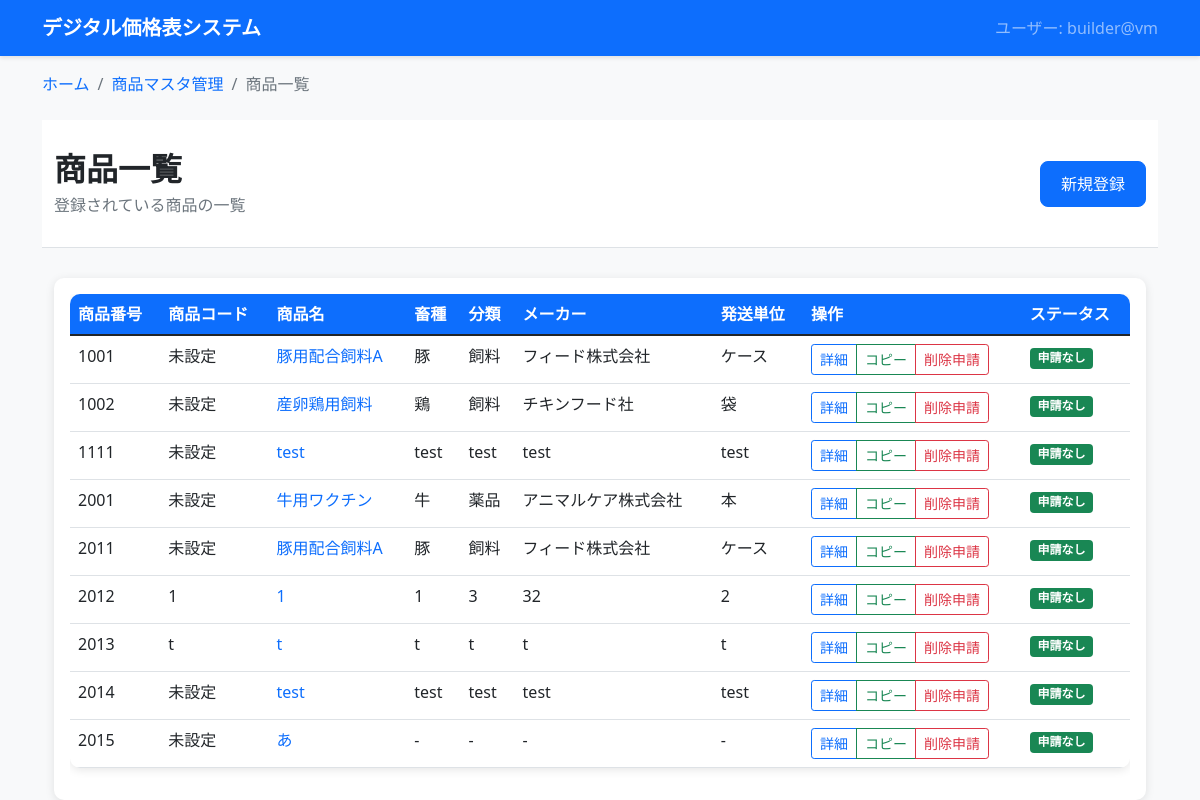
The app's page /products/products/, older data.
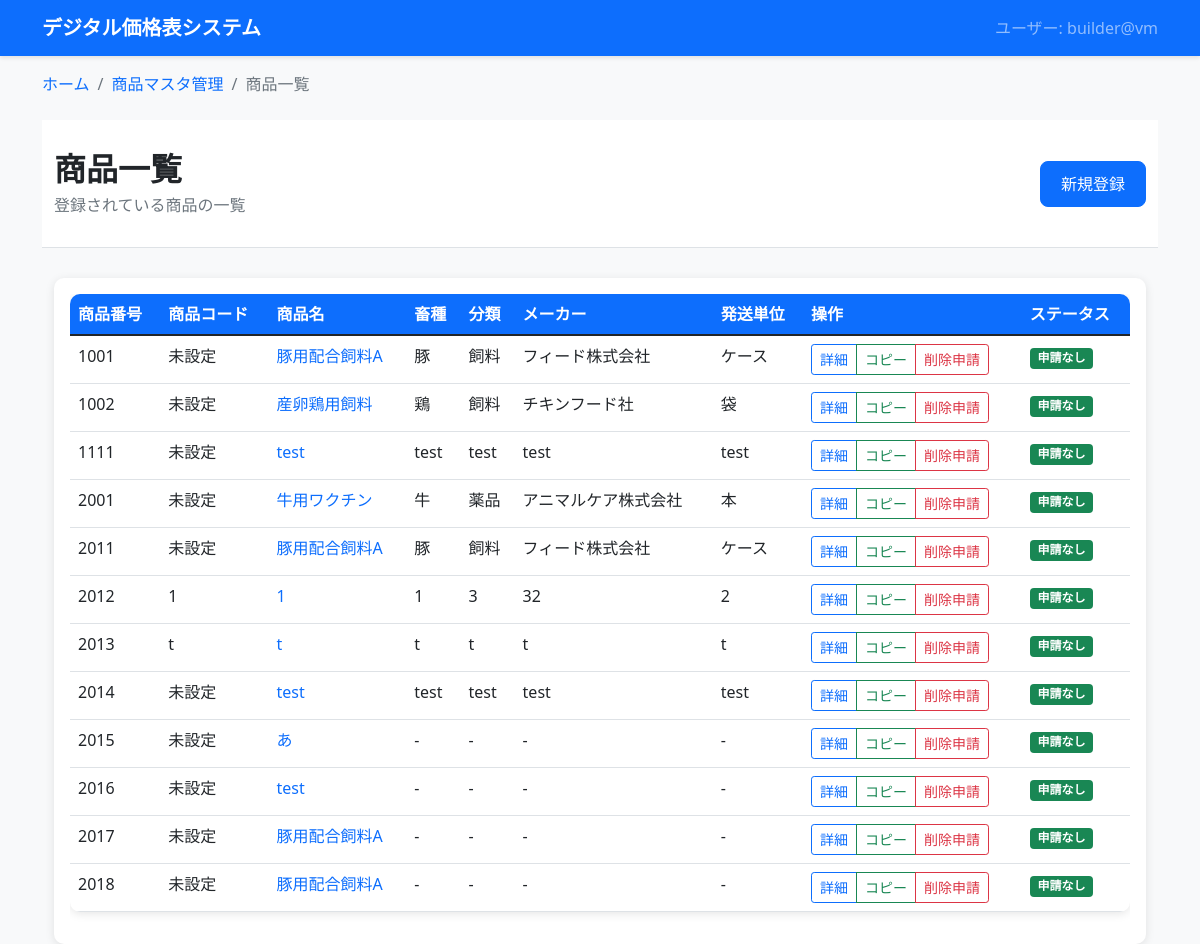
The same page, newer data.
### dashboard/products_master/models.py (models this page shows, shortened)
class Product(models.Model):
    product_number = models.IntegerField('商品番号', unique=True, null=True, blank=True, help_text='システム自動採番の商品番号')
    product_code = models.CharField('商品コード', max_length=50, blank=True, null=True, help_text='ユーザー管理用の商品コード')
    livestock_type = models.CharField('畜種', max_length=50, blank=True, null=True)
    category = models.CharField('分類', max_length=100, blank=True, null=True)
    manufacturer = models.CharField('メーカー', max_length=100, blank=True, null=True)
    product_name = models.CharField('商品名', max_length=200)
    model_number = models.CharField('型式', max_length=100, blank=True, null=True)
    specification = models.CharField('規格', max_length=100, blank=True, null=True)
    shipping_unit = models.CharField('発送単位', max_length=50, blank=True, null=True)
    shipping_fee = models.CharField('送料', max_length=100, blank=True, null=True)
    remarks = models.TextField('備考', blank=True, null=True)
    applicant = models.CharField('申請者', max_length=100, blank=True, null=True)
    status = models.CharField('ステータス', max_length=20, default='', choices=[('', '申請なし'), ('申請中', '申請中')])
    approver = models.CharField('承認者', max_length=100, blank=True, null=True)
    is_active = models.BooleanField('有効', default=True, help_text='無効にすると論理削除されます')
    deleted_at = models.DateTimeField('削除日時', null=True, blank=True)
    created_at = models.DateTimeField('作成日時', auto_now_add=True)
    updated_at = models.DateTimeField('更新日時', auto_now=True)
    objects = models.Manager()  # デフォルトマネージャー（全て）
    active_objects = ActiveProductManager()  # 有効な商品のみ
    class Meta:
        verbose_name = '商品マスタ'
        verbose_name_plural = '商品マスタ'
        ordering = ['product_number']

### dashboard/products_master/product_list/views.py (the view)
# urls.py: path('products/', list_views.product_list, name='product_list'),
def product_list(request):
    products = Product.active_objects.all().order_by('product_number')
    paginator = Paginator(products, 20)  # 20件ずつ表示
    page_number = request.GET.get('page')
    page_obj = paginator.get_page(page_number)
    context = {
        'current_user': get_current_user(),
        'page_obj': page_obj,
        'breadcrumbs': [
            {'title': '商品マスタ管理', 'url': '/products/'},
            {'title': '商品一覧', 'url': None}
        ]
    }
    return render(request, 'products_master/product_list.html', context)

### dashboard/products_master/models.py (called while the page is built)
    def get_queryset(self):
        return super().get_queryset().filter(is_active=True)

### digital_pricelist_system/utils.py (called while the page is built)
def get_current_user():
    try:
        username = getpass.getuser()
        hostname = socket.gethostname()
        return f"{username}@{hostname}"
    except Exception as e:
        print(f"ユーザ情報取得エラー: {e}")
        return "unknown@unknown"

### templates/products_master/product_list.html (shortened to what this page needs)
{% extends 'base.html' %}
{% block breadcrumb %}
    {% include 'components/breadcrumb.html' with breadcrumbs=breadcrumbs %}
{% endblock %}
{% block content %}
    {% include 'components/page_header.html' with page_title="商品一覧" page_subtitle="登録されている商品の一覧" header_actions='<a href="/products/new/" class="btn btn-primary">新規登録</a>' %}
    <div class="container">
        <div class="card">
            <div class="card-body">
                {% if page_obj %}
                    <div class="table-responsive">
                        <table class="table table-hover">
                            <thead>
                                <tr>
                                    <th>商品番号</th>
                                    <th>商品コード</th>
                                    <th>商品名</th>
                                    <th>畜種</th>
                                    <th>分類</th>
                                    <th>メーカー</th>
                                    <th>発送単位</th>
                                    <th>操作</th>
                                    <th>ステータス</th>
                                </tr>
                            </thead>
                            <tbody>
                                {% for product in page_obj %}
                                    <tr>
                                        <td>{{ product.product_number }}</td>
                                        <td>{{ product.product_code|default:"未設定" }}</td>
                                        <td>
                                            <a href="{% url 'products_master:product_detail' product.pk %}" class="text-decoration-none">
                                                {{ product.product_name }}
                                            </a>
                                        </td>
                                        <td>{{ product.livestock_type|default:"-" }}</td>
                                        <td>{{ product.category|default:"-" }}</td>
                                        <td>{{ product.manufacturer|default:"-" }}</td>
                                        <td>{{ product.shipping_unit|default:"-" }}</td>
                                        <td>
                                            <div class="btn-group btn-group-sm">
                                                <a href="{% url 'products_master:product_detail' product.pk %}" class="btn btn-outline-primary">詳細</a>
                                                <a href="{% url 'products_master:product_copy' product.pk %}" class="btn btn-outline-success">コピー</a>
                                                <a href="{% url 'products_master:product_delete' product.pk %}" class="btn btn-outline-danger">削除申請</a>
                                            </div>
                                        </td>
                                        <td>
                                            {% if product.status and product.status != '' %}
                                                <span class="badge bg-warning">申請中</span>
                                            {% else %}
                                                <span class="badge bg-success">申請なし</span>
                                            {% endif %}
                                        </td>
                                    </tr>
                                {% endfor %}
                            </tbody>
                        </table>
                    </div>
                {% endif %}
            </div>
        </div>
    </div>
{% endblock %}

Row changes from the older to the newer data that the page shows:
added Product: product_number "2016", product_code "未設定", product_name "test", livestock_type "-", category "-", manufacturer "-", shipping_unit "-", status "申請なし"
added Product: product_number "2017", product_code "未設定", product_name "豚用配合飼料A", livestock_type "-", category "-", manufacturer "-", shipping_unit "-", status "申請なし"
added Product: product_number "2018", product_code "未設定", product_name "豚用配合飼料A", livestock_type "-", category "-", manufacturer "-", shipping_unit "-", status "申請なし"
